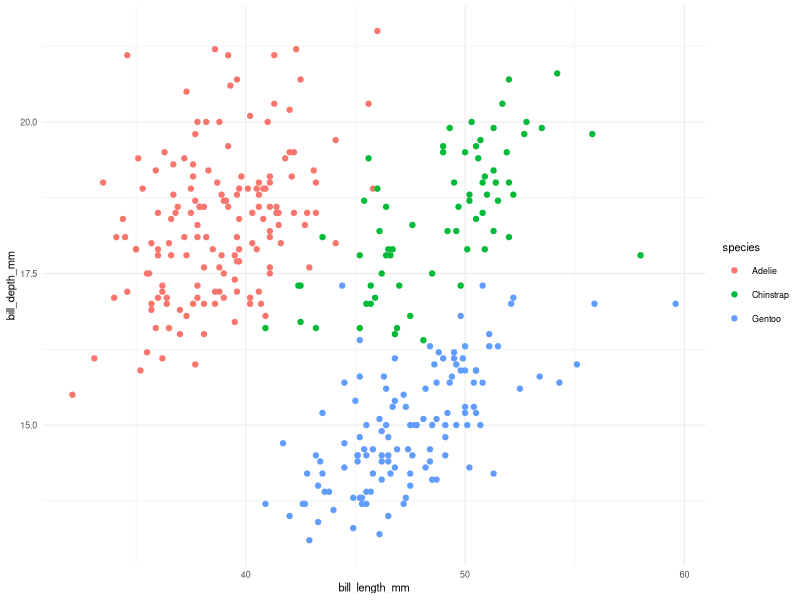

Recreate this plot in R. (Note: this script raises an error after producing the figure.)
## ---- chunk 1
knitr::opts_chunk$set(
	echo = TRUE,
	message = FALSE,
	warning = FALSE
)
library(officer)
library(tidyverse)
library(palmerpenguins)
## ---- chunk 2
run_pagebreak()
## ---- chunk 3
gg_penguin_scatter <- penguins %>% 
  ggplot(aes(x = bill_length_mm,
             y = bill_depth_mm,
             color = species)) +
  geom_point() +
  theme_minimal(base_size = 8)

ggsave("gg_penguin_scatter.png",
       gg_penguin_scatter,
       width = 3,
       height = 3,
       unit = "in",
       dpi = 300)
knitr::include_graphics("gg_penguin_scatter.png")
## ---- chunk 4
gg_penguin_bar <- penguins %>% 
  count(island, species) %>% 
  ggplot(aes(x = n,
             y = island,
             fill = species)) +
  geom_col() +
  theme_minimal(base_size = 8)

ggsave("gg_penguin_bar.png",
       gg_penguin_bar,
       width = 3,
       height = 3,
       unit = "in",
       dpi = 300)
knitr::include_graphics("gg_penguin_bar.png")
## ---- chunk 5
run_pagebreak()
## ---- chunk 6
gg_penguin_scatter <- penguins %>% 
  ggplot(aes(x = bill_length_mm,
             y = bill_depth_mm,
             color = species)) +
  geom_point() +
  theme_minimal(base_size = 8)

ggsave("gg_penguin_scatter.png",
       gg_penguin_scatter,
       width = 3,
       height = 3,
       unit = "in",
       dpi = 300)
knitr::include_graphics("gg_penguin_scatter.png")
## ---- chunk 7
gg_penguin_bar <- penguins %>% 
  count(island, species) %>% 
  ggplot(aes(x = n,
             y = island,
             fill = species)) +
  geom_col() +
  theme_minimal(base_size = 8)

ggsave("gg_penguin_bar.png",
       gg_penguin_bar,
       width = 3,
       height = 3,
       unit = "in",
       dpi = 300)
knitr::include_graphics("gg_penguin_bar.png")
